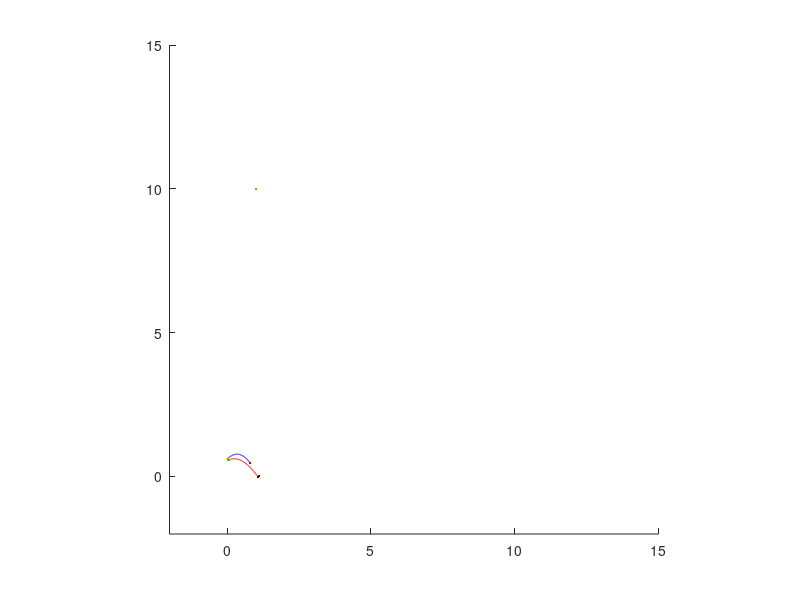

Source code (MATLAB): (Note: this script raises an error after producing the figure.)
clear;clc;clf;

%% Numbers currently set are the example numbers given in the Pritchard paper, and the output matches their example output.
R = 5.5;            % Airfoil radius            | mm
R_LE = 0.031;       % Leading edge radius       | mm
R_TE = 0.016;       % Trailing edge radius      | mm

Cx = 1.102;         % Axial chord               | mm
Ct = 0.591;         % Tangential chord          | mm
zeta = 6.3;         % Unguided turning angle    | degrees
beta_IN = 35;       % Inlet blade angle         | degrees
ep_IN = 8;          % Inlet half wedge angle    | degrees
beta_OUT = -57;     % Exit blade angle          | degrees
ep_OUT = 3.32;      % Exit half wedge angle     | degrees

N_B = 51;           % Number of blades          | N/A
o = 0.337;          % Throat distance           | mm

beta_IN = deg2rad(beta_IN);
beta_OUT = deg2rad(beta_OUT);
ep_IN = deg2rad(ep_IN);
ep_OUT = deg2rad(ep_OUT);
zeta = deg2rad(zeta);

%% POINT ONE - Suction Surface Trailing Edge Tangency Point
beta_1 = beta_OUT - ep_OUT;
x1 = Cx - R_TE * (1 + sin(beta_1));
y1 = R_TE * cos(beta_1);

%% POINT TWO - Suction Surface Throat Point
beta_2 = beta_OUT - ep_OUT + zeta;
x2 = Cx - R_TE + (o + R_TE) * sin(beta_2);
y2 = 2*pi*R/N_B - (o + R_TE) * cos(beta_2);

%% POINT THREE - Suction Surface Leading Edge Tangency Point
beta_3 = beta_IN + ep_IN;
x3 = R_LE * (1 - sin(beta_3));
y3 = Ct + R_LE * cos(beta_3);

%% POINT FOUR - Pressure Surface Leading Edge Tangency Point
beta_4 = beta_IN - ep_IN;
x4 = R_LE * (1 + sin(beta_4));
y4 = Ct - R_LE * cos(beta_4);

%% POINT FIVE - Pressure Surface Trailing Edge Tangency Point
beta_5 = beta_OUT + ep_OUT;
x5 = Cx - R_TE * (1 - sin(beta_5));
y5 = -R_TE * cos(beta_5);

%% SUCTION SIDE POLYNOMIAL
%% Coefficients
d = (tan(beta_3)+tan(beta_2))/(x3-x2)^2 - 2*(y3-y2)/(x3-x2)^3;
c = (y3-y2)/(x3-x2)^2 - tan(beta_2)/(x3-x2) - d*(x3 + 2*x2);
b = tan(beta_2) - 2*c*x2 - 3*d*x2^2;

%% Polynomial
a = y2 - b*x2 - c*x2^2 - d*x2^3;
x_suction = linspace(x3,x2,100);
y_suction = a + b.*x_suction + c*x_suction.^2 + d*x_suction.^3;

%% PRESSURE SIDE POLYNOMIAL
%% Coefficients
d = (tan(beta_4)+tan(beta_5))/(x4-x5)^2 - 2*(y4-y5)/(x4-x5)^3;
c = (y4-y5)/(x4-x5)^2 - tan(beta_5)/(x4-x5) - d*(x4 + 2*x5);
b = tan(beta_5) - 2*c*x5 - 3*d*x5^2;

%% Polynomial
a = y5 - b*x5 - c*x5^2 - d*x5^3;
x_pressure = linspace(x4,x5,100);
y_pressure = a + b.*x_pressure + c*x_pressure.^2 + d*x_pressure.^3;

%% PLOTTING POINTS
figure(1)
hold on

xlim([-2,15])
ylim([-2,15])
pbaspect([1,1,1])

%% Points 1-5
plot(x1, y1, '.b', MarkerSize=10)
plot(x2, y2, '.r', MarkerSize=10)
plot(x3, y3, '.y', MarkerSize=10)
plot(x4, y4, '.g', MarkerSize=10)
plot(x5, y5, '.k', MarkerSize=10)

%% Suction Side and Pressure Side Polynomials
plot(x_suction,y_suction, '-b')
plot(x_pressure,y_pressure, '-r')

%% Leading Edge, Trailing Edge, and Unguided Turning Section Circles
circle(x3 + R_LE * cos(pi/2 - beta_3), y3 - R_LE * sin(pi/2 - beta_3), R_LE)
circle(x1 + R_TE * cos(pi/2 - beta_1), y1 - R_TE * sin(pi/2 - beta_1), R_TE)
circle(x1 + R * cos(pi/2 - beta_1), y1 - R * sin(pi/2 - beta_1), R)

%% Plots circle
function circle(x,y,r)
    hold on
    theta = 0:pi/100:2*pi;
    xunit = r * cos(theta) + x;
    yunit = r * sin(theta) + y;
    plot(xunit, yunit, '-k');
    hold off
end
